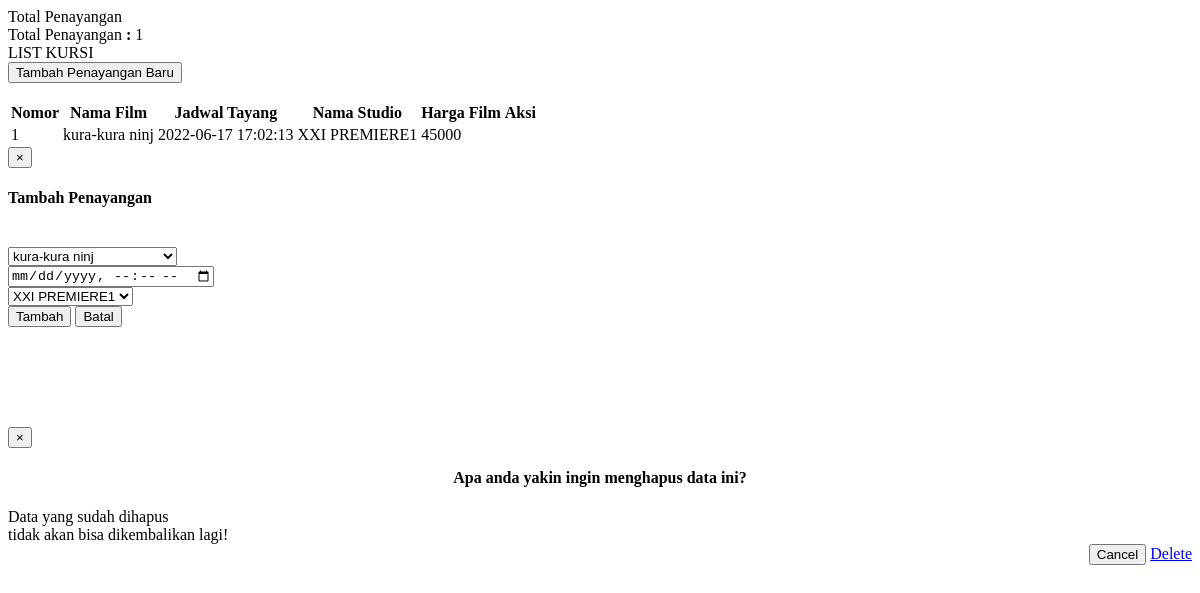
The page /page/admin-master/penayangan/list-penayangan.php on the database its author committed.
### tables this page shows
CREATE TABLE `penayangan` (
  `id_penayangan` int(11) NOT NULL,
  `id_jadwal` int(11) NOT NULL,
  `id_studio` int(11) NOT NULL
);

CREATE TABLE `film` (
  `id_film` int(11) NOT NULL,
  `judul_film` varchar(30) NOT NULL,
  `harga_film` int(11) NOT NULL
);

CREATE TABLE `jadwal` (
  `id_jadwal` int(11) NOT NULL,
  `tayang_jadwal` datetime DEFAULT NULL,
  `id_film` int(11) NOT NULL
);

CREATE TABLE `studio` (
  `id_studio` int(11) NOT NULL,
  `nama_studio` varchar(100) NOT NULL
);

### page/admin-master/penayangan/list-penayangan.php (the view, shortened to what this page needs)
<div class="list-jenis">
  <div class="row">
   <div class="col-sm-2">
    <section class="panel panel-default">
     <div class="panel panel-heading">Total Penayangan</div>
    <div class="panel panel-body">
      Total Penayangan <b>:</b>
      <?php
        $select_penayangan = mysqli_query($koneksi,"SELECT jadwal.*, studio.*, film.*, penayangan.* FROM penayangan INNER JOIN studio ON penayangan.id_studio = studio.id_studio INNER JOIN jadwal ON penayangan.id_jadwal=jadwal.id_jadwal INNER JOIN film ON jadwal.id_film=film.id_film");
        echo mysqli_num_rows($select_penayangan);
      ?>
    </div>
   </div>
   <div class="col-sm-10">
    <section class="panel panel-default">
    <header class="panel-heading">LIST KURSI</header>
    <div class="panel-body">
     <nav>
      <button type="button" data-target="#ModalAdd" data-toggle="modal" class="btn btn-info">
       <i class="fa fa-plus"></i> Tambah Penayangan Baru
      </button>
     </nav>
     <br>
     <div class="table-responsive">
      <table class="table table-bordered" id="example">
      <thead>
       <tr>
        <th>
         Nomor
        </th>
        <th>
         Nama Film
        </th>
        <th>
         Jadwal Tayang
        </th>
        <th>
         Nama Studio
        </th>
        <th>
         Harga Film
        </th>
        <th>
         Aksi
        </th>
       </tr>
      </thead>
      <tbody>
      <?php
      $no = 1;
      while($row_penayangan = mysqli_fetch_array($select_penayangan)){
        echo '<tr>';
        echo '<td>'.$no++.'</td>';
        echo '<td>'.$row_penayangan['judul_film'].'</td>';
        echo '<td>'.$row_penayangan['tayang_jadwal'].'</td>';
        echo '<td>'.$row_penayangan['nama_studio'].'</td>';
        echo '<td>'.$row_penayangan['harga_film'].'</td>';
        echo "<td><a href='?hal=admin-master/penayangan/edit-penayangan&id=".$row_penayangan['id_penayangan']."' class='btn btn-warning' role='button'><i class='glyphicon glyphicon-pencil'></i></a>
                  <a href='#modal_delete' data-id='".$row_penayangan['id_penayangan']."' data-toggle='modal' class='btn btn-danger buang' role='button'><i class='glyphicon glyphicon-trash'></i></a>
          </td>";
        echo '</tr>';
       }
      ?>
      </tbody>
      </table>
     </div>
    </div>
    </section>
   </div>
  </div>
</div>
    <div id="ModalAdd" class="modal fade" tabindex="-1" role="dialog">
      <div class="modal-dialog">
        <div class="modal-content">
          <div class="modal-header">
            <button type="button" class="close" data-dismiss="modal" aria-label="Close"><span aria-hidden="true">&times;</span></button>
            <h4 class="modal-title">Tambah Penayangan</h4>
          </div>
          <div class="modal-body">
            <form action="" name="modal_popup" method="post">
              <br>
              <select name="id_film" class="form-control">
                <?php
                  $select_film = mysqli_query($koneksi, "SELECT * FROM film");
                  while ($row_film = mysqli_fetch_array($select_film)) {
                    echo "<option value-'".$row_film['id_film']."'>".$row_film['judul_film']."</option>";
                  }
                ?>
              </select>
              <br>
              <input name="tayang_jadwal" type="datetime-local" class="form-control" required />
              <br>
              <select name="id_studio" class="form-control">
                <?php
                  $select_studio = mysqli_query($koneksi, "SELECT * FROM studio");
                  while ($row_studio = mysqli_fetch_array($select_studio)) {
                    echo "<option value-'".$row_studio['id_studio']."'>".$row_studio['nama_studio']."</option>";
                  }
                ?>
              </select>
              <div class="modal-footer">
                <button class="btn btn-default" name="daftar" type="submit">
                  Tambah
                </button>
                <button type="reset" class="btn btn-danger"  data-dismiss="modal" aria-hidden="true">
                  Batal
                </button>
              </div>
            </form>
          </div>
        </div>
      </div>
    </div>
    <div class="modal fade" id="modal_delete">
      <div class="modal-dialog">
        <div class="modal-content" style="margin-top:100px;">
          <div class="modal-header">
            <button type="button" class="close" data-dismiss="modal" aria-hidden="true">&times;</button>
            <h4 class="modal-title" style="text-align:center;">Apa anda yakin ingin menghapus data ini?</h4>
          </div>
                    <div class="modal-body">
            <div class="alert alert-warning">Data yang sudah dihapus
            <br> tidak akan bisa dikembalikan lagi!</div>
          </div>
          <div class="modal-footer" style="margin:0px; border-top:0px; text-align:right;">
            <button type="button" class="btn btn-default" data-dismiss="modal">Cancel</button>
            <a href="#" role="button" class="btn btn-danger" id="delete_link">Delete</a>
          </div>
        </div>
      </div>
    </div>

### rows shown on the page
penayangan: film.judul_film "kura-kura ninj", id_jadwal.tayang_jadwal "2022-06-17 17:02:13", id_studio.nama_studio "XXI PREMIERE1", film.harga_film "45000"

### other values the page prints
mysqli_num_rows($select_penayangan) "1"
form field id_film "kura-kura ninj"
form field id_studio "XXI PREMIERE1"
